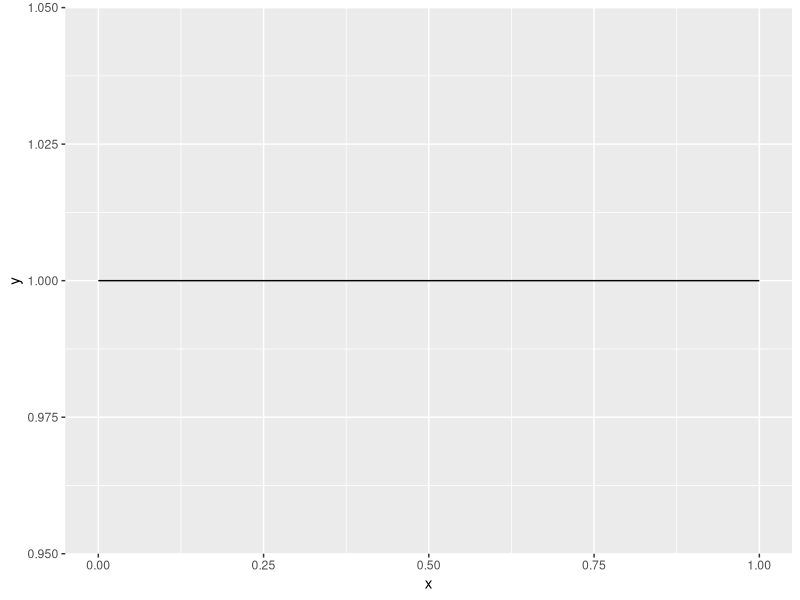
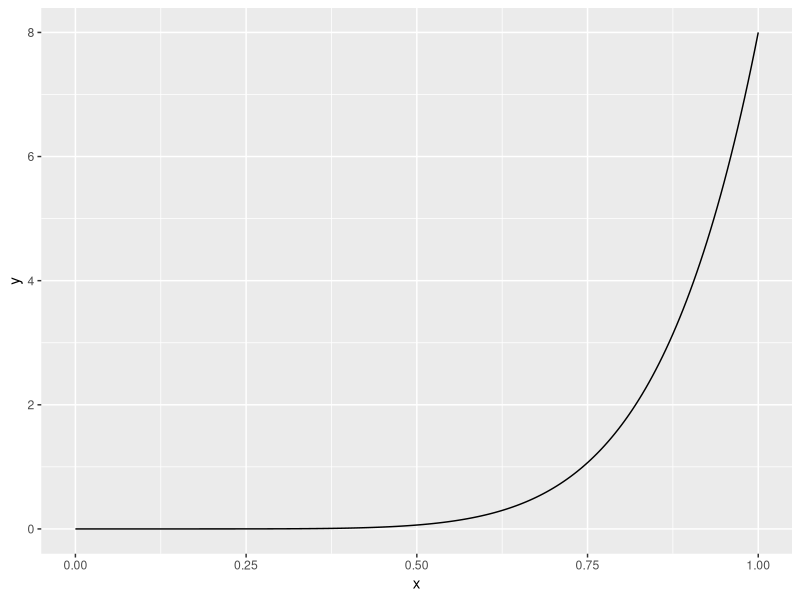
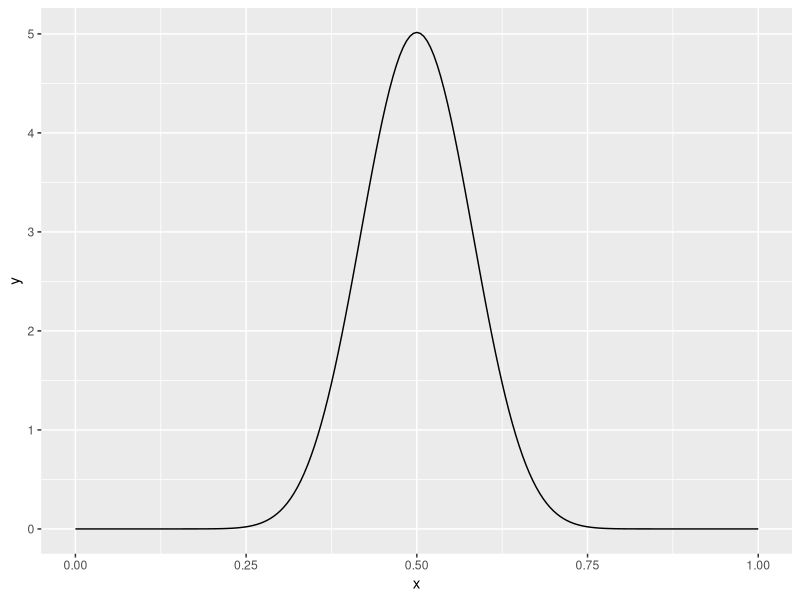
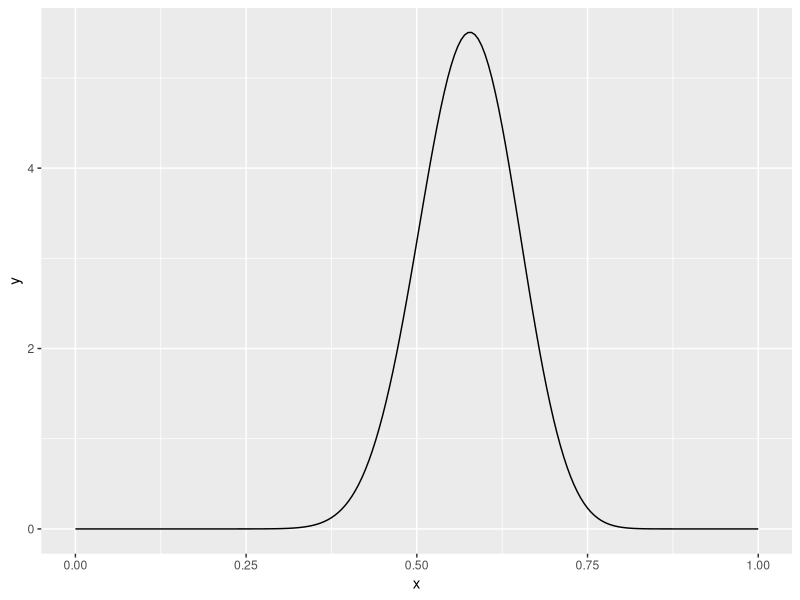

Here is the R script that generated these plots, in order: (Note: this script raises an error after producing the figures.)
## ---- chunk 1
library(ggplot2)
plot_beta <- function(alpha, beta) {
  plot_data   <- data.frame(x = seq(0, 1, by = .005))
  plot_data$y <- dbeta(plot_data$x, alpha, beta)
  ggplot(plot_data, aes(x, y)) + geom_line()
}
## ---- chunk 2
plot_beta(1, 1)
## ---- chunk 3
plot_beta(8, 1)
## ---- chunk 4
1 - pbeta(0.5, 8, 1)

# almost all credibility right of 0.5, seems like a strong tendency towards boys in the family.
## ---- chunk 5
# it is well known that the probability of having a boy is around 0.5 and there
# is no research indicating dependency between first and later born.

# a prior like 20, 20 seems justified
plot_beta(20, 20)
plot_beta(27, 20)
## ---- chunk 6
moord <- read_csv("moorddata.csv")
## ---- chunk 7
# lambda is the expected value, say we expect about three murders a week
x <- seq(0, 12, .01)
data.frame(x, y = dgamma(x, sqrt(3), sqrt(3))) %>% 
  ggplot(aes(x, y)) + geom_line()
## ---- chunk 8
ggplot(moord, aes(n)) + geom_bar()
## ---- chunk 9
poisson_likelihood <- function(lambda, x) {
  prod(dpois(x, lambda))
}
## ---- chunk 10
lambda_range <- seq(0, 12, by = .01)
func_val <- map_dbl(lambda_range, poisson_likelihood, x = moord$n) * 
  dgamma(lambda_range, sqrt(3), sqrt(3))
  
